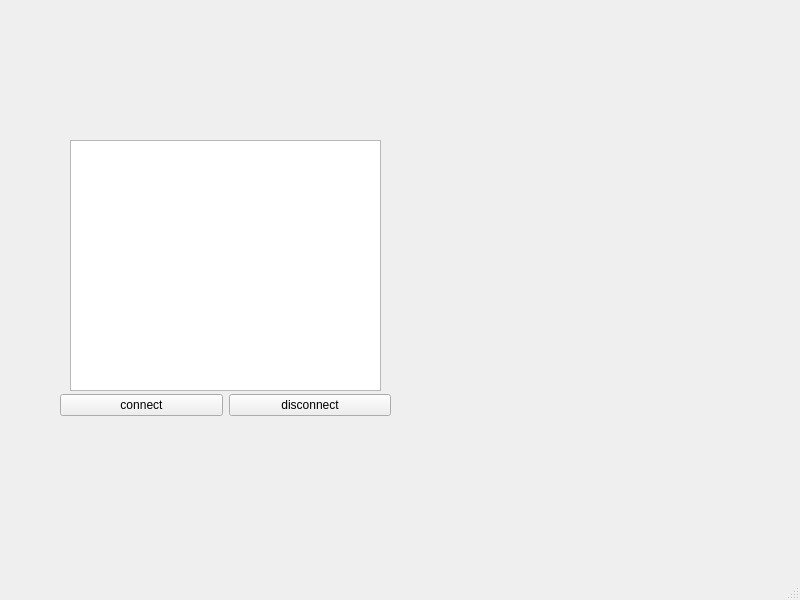
<?xml version="1.0" encoding="UTF-8"?>
<ui version="4.0">
 <class>MainWindow</class>
 <widget class="QMainWindow" name="MainWindow">
  <property name="geometry">
   <rect>
    <x>0</x>
    <y>0</y>
    <width>800</width>
    <height>600</height>
   </rect>
  </property>
  <property name="windowTitle">
   <string>MainWindow</string>
  </property>
  <widget class="QWidget" name="centralwidget">
   <widget class="QWidget" name="horizontalLayoutWidget">
    <property name="geometry">
     <rect>
      <x>60</x>
      <y>390</y>
      <width>331</width>
      <height>31</height>
     </rect>
    </property>
    <layout class="QHBoxLayout" name="horizontalLayout">
     <item>
      <widget class="QPushButton" name="btnConnect">
       <property name="text">
        <string>connect</string>
       </property>
      </widget>
     </item>
     <item>
      <widget class="QPushButton" name="btnDisconnect">
       <property name="text">
        <string>disconnect</string>
       </property>
      </widget>
     </item>
    </layout>
   </widget>
   <widget class="QTableView" name="tableView">
    <property name="geometry">
     <rect>
      <x>70</x>
      <y>140</y>
      <width>311</width>
      <height>251</height>
     </rect>
    </property>
   </widget>
  </widget>
  <widget class="QMenuBar" name="menubar">
   <property name="geometry">
    <rect>
     <x>0</x>
     <y>0</y>
     <width>800</width>
     <height>22</height>
    </rect>
   </property>
  </widget>
  <widget class="QStatusBar" name="statusbar"/>
 </widget>
 <resources/>
 <connections/>
</ui>
